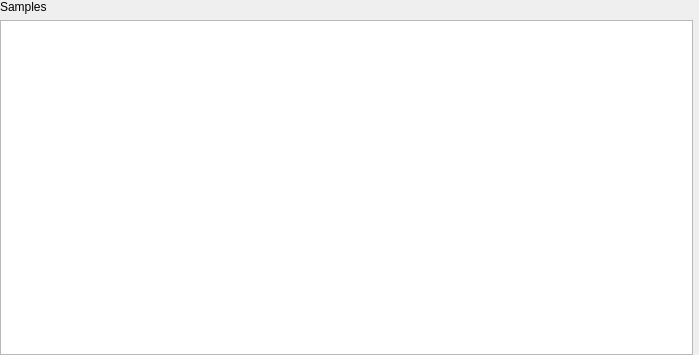
<?xml version="1.0" encoding="UTF-8"?>
<ui version="4.0">
 <class>form</class>
 <widget class="QWidget" name="form">
  <property name="geometry">
   <rect>
    <x>0</x>
    <y>0</y>
    <width>699</width>
    <height>355</height>
   </rect>
  </property>
  <property name="windowTitle">
   <string>Form</string>
  </property>
  <layout class="QGridLayout" name="gridLayout" columnstretch="0,0">
   <property name="leftMargin">
    <number>0</number>
   </property>
   <property name="topMargin">
    <number>0</number>
   </property>
   <property name="rightMargin">
    <number>0</number>
   </property>
   <property name="bottomMargin">
    <number>0</number>
   </property>
   <item row="0" column="0">
    <widget class="QLabel" name="samplesLabel">
     <property name="text">
      <string>Samples</string>
     </property>
    </widget>
   </item>
   <item row="0" column="1" rowspan="2">
    <widget class="ExportSampleWidget" name="sampleExportWidget" native="true"/>
   </item>
   <item row="1" column="0">
    <widget class="QListView" name="samplesListView"/>
   </item>
  </layout>
 </widget>
 <customwidgets>
  <customwidget>
   <class>ExportSampleWidget</class>
   <extends>QWidget</extends>
   <header>gui/widget/export/sample.h</header>
   <container>1</container>
  </customwidget>
 </customwidgets>
 <resources/>
 <connections/>
</ui>
